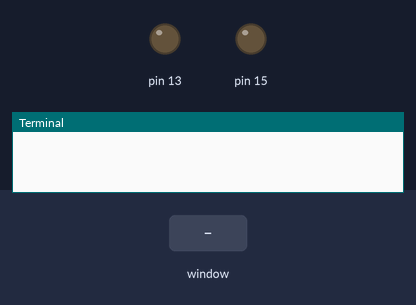
The program below on a simulated Raspberry Pi (header pin numbers). On the bench: output pins drawn as LEDs (lit = HIGH), the last lines printed to the terminal. Inputs (shaded band) come from the test bench. The desktop window is not drawn, its controls go by their first labels and the mouse button is held 0.15 s.

Above: at 1.2 s.
1.3 s: control labelled "SW 1 OFF" in the window clicked
At 2.5 s:
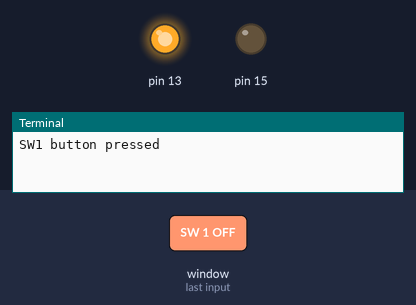
2.8 s: control labelled "SW 2 OFF" in the window clicked
At 3.7 s:
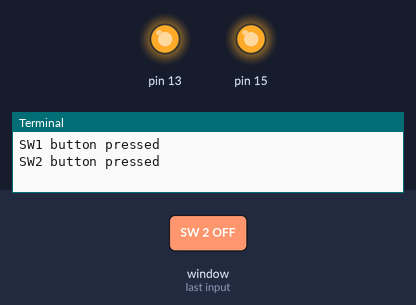
4.3 s: control labelled "SW 1 OFF" in the window clicked
At 4.9 s:
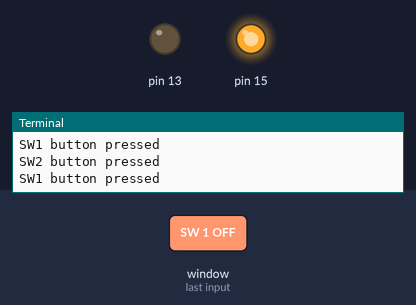
Timing chart, 0 to 7.3 s (numbered marks = the images above; inputs shaded):
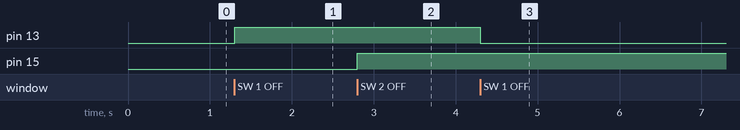

The program:

simpleTkGUI_Rev2.py
```python
# File name: simpleTkGUI_Rev2.py
# Attempting to use this working example as inspiration for the ltb
# The code is being tested and debugged, 2022-10-09, Connor Sheeran

# This code has been written by Robu.in
# visit https://robu.in for more information
# https://robu.in/developing-simple-gui-using-tkinter-to-control-gpios-of-raspberry-pi/


import tkinter as tk
from tkinter import *
from tkinter import Tk, Label, Button, font
import time
import sys
import RPi.GPIO as GPIO

GPIO.setmode(GPIO.BOARD)  # setting up the GPIO pins
# Setting up LED1
GPIO.setup(13, GPIO.OUT)  # setting pin13 as output pin NOT GPIO 13
GPIO.output(13, GPIO.LOW)  # setting pin13 as LOW initially
# Setting up LED2
GPIO.setup(15, GPIO.OUT)  # setting pin23 as output pin NOT GPIO 155
GPIO.output(15, GPIO.LOW)  # setting pin23 as LOW initially

win = Tk()  # setting up window from Tk() naming win

myFont = font.Font(family='Helvetica', size=36, weight='bold')  # setting up font naming myfont

def SW1ON():  # defining function led1ON
    print("SW1 button pressed")  # to be printed on terminal
    if GPIO.input(13) :
        GPIO.output(13, GPIO.LOW)  # setting pin13 to low
        SW1Button["text"] = "SW 1 OFF"  # text for led1Button
    else:
        GPIO.output(13, GPIO.HIGH)  # setting pin13 to high
        SW1Button["text"] = "SW 1 ON"  # text for led1Button

def SW2ON():
    print("SW2 button pressed")
    if GPIO.input(15) :
        GPIO.output(15, GPIO.LOW)  # setting pin15 to low
        SW2Button["text"] = "SW 2 OFF"  # text for led2Button
    else:
        GPIO.output(15, GPIO.HIGH)  # setting pin15 to high
        SW2Button["text"] = "SW 2 ON"  # text for led2Button

def exitProgram():
    print("Exit Button pressed")
    GPIO.cleanup()  # Quitting program
    win.destroy()   # this used to be win.quit(), the processess ended but not the window

# Define the tkinter window instance
win.title("ltb Home")  # title for window
win.geometry('800x500')  # Dimensions of the window, 320x240 is the dimensions of the adafruit PiTFT capacitive screen
win.eval('tk::PlaceWindow . center')  #Place the window in the center of the screen, Q: is the Raspberry Screen setup correctly?
win.attributes('-fullscreen', True)  # Makes the window fullscreen, use alt+F4 to close the window

# Define the tkinter button instance(s)
exitButton = Button(win, text="Exit", font=myFont, command=exitProgram, height=2 , width=6)  # setting button naming exitbutton
exitButton.pack(side=BOTTOM, anchor=SE)  # button position for exitbutton #commanding to button to exitProgram

SW1Button = Button(win, text="SW 1 OFF", font=myFont, command=SW1ON, height=2, width=8)  # setting button naming led1Button
SW1Button.place(x=37, y=50)  # button position for led1Button #commanding to button to led1ON function

SW2Button = Button(win, text="SW 2 OFF", font=myFont, command=SW2ON, height=2, width=8)  # setting button naming led2Button
SW2Button.place(x=520, y=50)  # button position for led2Button #commanding to button to led2ON function

mainloop()  # commanding mainloop for starting main loop
```

Measured:
- after the input at 1.3 s, pin 13: LOW → HIGH at once
- after the input at 2.8 s, pin 15: LOW → HIGH at once
- after the input at 4.3 s, pin 13: HIGH → LOW at once
